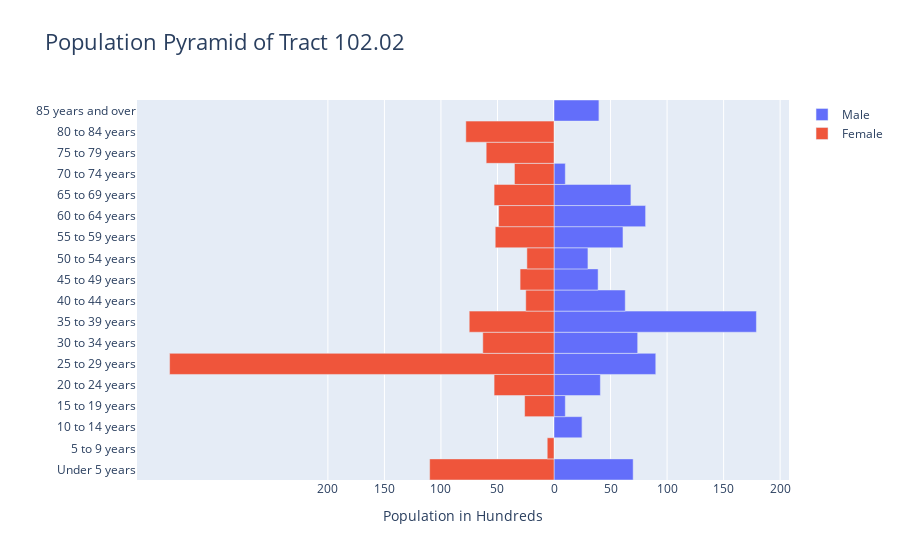

The notebook cell this image was saved under:
### Code cell
# Tract 102.01 Analysis

male_col = 'Census Tract 102.02, District of Columbia, District of Columbia!!Male!!Estimate'
female_col = 'Census Tract 102.02, District of Columbia, District of Columbia!!Female!!Estimate'

tract_102_02_df = age_and_sex_df[['Label (Grouping)', 'Census Tract 102.02, District of Columbia, District of Columbia!!Total!!Estimate' ,male_col, female_col]].iloc[2:20 , :]
tract_102_02_df.head()

tract_102_02_df[male_col]=tract_102_02_df[male_col].replace(regex=[r'\D+'], value="")
tract_102_02_df[female_col] = tract_102_02_df[female_col].replace(regex=[r'\D+'], value="")
tract_102_02_df = tract_102_02_df.dropna(subset=[male_col, female_col])

tract_102_02_df[male_col] = tract_102_02_df[male_col].astype(int)
tract_102_02_df[female_col] = tract_102_02_df[female_col].astype(int)
tract_102_02_df.head(100)


import plotly.graph_objects as gp

y_age = list(tract_102_02_df['Label (Grouping)'])
x_M = tract_102_02_df[male_col]
x_F = tract_102_02_df[female_col] * -1

# x_F.reverse()

fig = gp.Figure()
  
# Adding Male data to the figure
fig.add_trace(gp.Bar(y= y_age, x = x_M, 
                     name = 'Male', 
                     orientation = 'h'))
  
# Adding Female data to the figure
fig.add_trace(gp.Bar(y = y_age, x = x_F,
                     name = 'Female', orientation = 'h'))
  
# Updating the layout for our graph
fig.update_layout(title = 'Population Pyramid of Tract 102.02', barmode = 'relative',
                 title_font_size = 22,
                 bargap = 0.0, bargroupgap = 0,
                 xaxis = dict(tickvals = [-200, -150, -100, -50,
                                          0, 50, 100, 150, 200],
                                
                              ticktext = ['200', '150', '100','50', '0', 
                                          '50', '100', '150', '200'],
                                
                              title = 'Population in Hundreds',
                              title_font_size = 14)
                 )
  
fig.show()

### Figure 1 — Plotly figure (JSON) as saved in the notebook; plotly's stock layout.template omitted (floating-point values rounded to 4 significant figures)
{"data": [{"name": "Male", "orientation": "h", "type": "bar", "x": [70, 0, 25, 10, 41, 90, 74, 179, 63, 39, 30, 61, 81, 68, 10, 0, 0, 40], "y": ["        Under 5 years", "        5 to 9 years", "        10 to 14 years", "        15 to 19 years", "        20 to 24 years", "        25 to 29 years", "        30 to 34 years", "        35 to 39 years", "        40 to 44 years", "        45 to 49 years", "        50 to 54 years", "        55 to 59 years", "        60 to 64 years", "        65 to 69 years", "        70 to 74 years", "        75 to 79 years", "        80 to 84 years", "        85 years and over"]}, {"name": "Female", "orientation": "h", "type": "bar", "x": [-110, -6, 0, -26, -53, -340, -63, -75, -25, -30, -24, -52, -49, -53, -35, -60, -78, 0], "y": ["        Under 5 years", "        5 to 9 years", "        10 to 14 years", "        15 to 19 years", "        20 to 24 years", "        25 to 29 years", "        30 to 34 years", "        35 to 39 years", "        40 to 44 years", "        45 to 49 years", "        50 to 54 years", "        55 to 59 years", "        60 to 64 years", "        65 to 69 years", "        70 to 74 years", "        75 to 79 years", "        80 to 84 years", "        85 years and over"]}], "layout": {"bargap": 0, "bargroupgap": 0, "barmode": "relative", "title": {"font": {"size": 22}, "text": "Population Pyramid of Tract 102.02"}, "xaxis": {"ticktext": ["200", "150", "100", "50", "0", "50", "100", "150", "200"], "tickvals": [-200, -150, -100, -50, 0, 50, 100, 150, 200], "title": {"font": {"size": 14}, "text": "Population in Hundreds"}}}}
